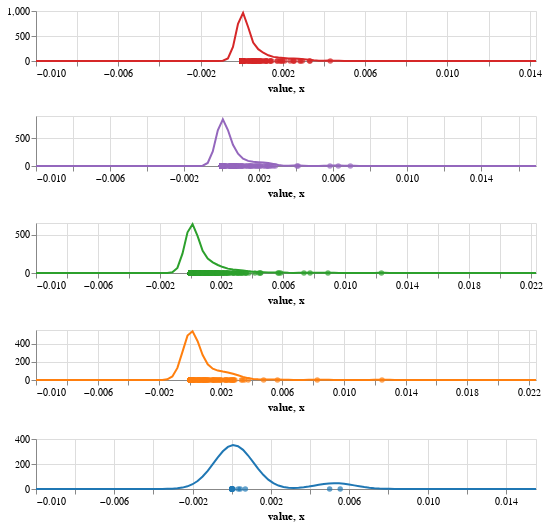

Here is the notebook cell this chart was saved with:
### Code cell
colors = ['#1f77b4', '#ff7f0e', '#2ca02c', '#9467bd', '#d62728']
charts = []
for i in range(1,6):
    score_df = df[df['score']==i]
    scores = score_df['grammer_error']
    charts.append(kde_density_plot(scores, colors[i-1]))

overall_chart = charts[4]&charts[3]&charts[2]&charts[1]&charts[0]
overall_chart

### Figure 1 — Vega-Lite specification as saved in the notebook (floating-point values rounded to 4 significant figures; data arrays with more than 128 entries replaced by an {"elided": "..."} marker saying what was removed)
{"config": {"view": {"continuousWidth": 300, "continuousHeight": 300}}, "vconcat": [{"layer": [{"data": {"name": "data-8835ca18b8ea606c3649dce86e2d90e7"}, "mark": {"type": "circle", "color": "#d62728"}, "encoding": {"x": {"field": "value", "scale": {"domain": [-0.01, 0.0143]}, "type": "quantitative"}, "y": {"field": "height", "title": "", "type": "quantitative"}}}, {"data": {"name": "data-60d8c919c2e12ef752a003e85b72cd9a"}, "mark": {"type": "line", "color": "#d62728"}, "encoding": {"x": {"field": "x", "scale": {"domain": [-0.01, 0.0143]}, "type": "quantitative"}, "y": {"field": "pdf", "scale": {"domain": [0, 964.1]}, "type": "quantitative"}}}], "height": 50, "width": 500}, {"layer": [{"data": {"name": "data-42f549b0abcac03af5990ff09fa46622"}, "mark": {"type": "circle", "color": "#9467bd"}, "encoding": {"x": {"field": "value", "scale": {"domain": [-0.01, 0.01694]}, "type": "quantitative"}, "y": {"field": "height", "title": "", "type": "quantitative"}}}, {"data": {"name": "data-3457d29588911be612c1cbb393368b03"}, "mark": {"type": "line", "color": "#9467bd"}, "encoding": {"x": {"field": "x", "scale": {"domain": [-0.01, 0.01694]}, "type": "quantitative"}, "y": {"field": "pdf", "scale": {"domain": [0, 839.7]}, "type": "quantitative"}}}], "height": 50, "width": 500}, {"layer": [{"data": {"name": "data-a2eddd77beeb69d8172ca0a3e9abe061"}, "mark": {"type": "circle", "color": "#2ca02c"}, "encoding": {"x": {"field": "value", "scale": {"domain": [-0.01, 0.02235]}, "type": "quantitative"}, "y": {"field": "height", "title": "", "type": "quantitative"}}}, {"data": {"name": "data-45720fdfc568e94eb4d5dfe4524a36bd"}, "mark": {"type": "line", "color": "#2ca02c"}, "encoding": {"x": {"field": "x", "scale": {"domain": [-0.01, 0.02235]}, "type": "quantitative"}, "y": {"field": "pdf", "scale": {"domain": [0, 635.2]}, "type": "quantitative"}}}], "height": 50, "width": 500}, {"layer": [{"data": {"name": "data-79688617495b6a5e2a13ebe759f3045e"}, "mark": {"type": "circle", "color": "#ff7f0e"}, "encoding": {"x": {"field": "value", "scale": {"domain": [-0.01, 0.02247]}, "type": "quantitative"}, "y": {"field": "height", "title": "", "type": "quantitative"}}}, {"data": {"name": "data-103fc3b5bccf8a98a22bbffca184f09a"}, "mark": {"type": "line", "color": "#ff7f0e"}, "encoding": {"x": {"field": "x", "scale": {"domain": [-0.01, 0.02247]}, "type": "quantitative"}, "y": {"field": "pdf", "scale": {"domain": [0, 535.3]}, "type": "quantitative"}}}], "height": 50, "width": 500}, {"layer": [{"data": {"name": "data-a1533df704730fed38335d080281c04a"}, "mark": {"type": "circle", "color": "#1f77b4"}, "encoding": {"x": {"field": "value", "scale": {"domain": [-0.01, 0.01554]}, "type": "quantitative"}, "y": {"field": "height", "title": "", "type": "quantitative"}}}, {"data": {"name": "data-ff2169eff9185dcad03975aa66af25ce"}, "mark": {"type": "line", "color": "#1f77b4"}, "encoding": {"x": {"field": "x", "scale": {"domain": [-0.01, 0.01554]}, "type": "quantitative"}, "y": {"field": "pdf", "scale": {"domain": [0, 351.2]}, "type": "quantitative"}}}], "height": 50, "width": 500}], "$schema": "https://vega.github.io/schema/vega-lite/v5.17.0.json", "datasets": {"data-8835ca18b8ea606c3649dce86e2d90e7": {"elided": "177 records"}, "data-60d8c919c2e12ef752a003e85b72cd9a": [{"x": -0.01, "pdf": 1.488e-269}, {"x": -0.009754, "pdf": 2.238e-256}, {"x": -0.009509, "pdf": 1.583e-243}, {"x": -0.009263, "pdf": 5.268e-231}, {"x": -0.009018, "pdf": 8.247e-219}, {"x": -0.008772, "pdf": 6.073e-207}, {"x": -0.008527, "pdf": 2.104e-195}, {"x": -0.008281, "pdf": 3.429e-184}, {"x": -0.008036, "pdf": 2.629e-173}, {"x": -0.00779, "pdf": 9.48e-163}, {"x": -0.007545, "pdf": 1.608e-152}, {"x": -0.007299, "pdf": 1.284e-142}, {"x": -0.007054, "pdf": 4.821e-133}, {"x": -0.006808, "pdf": 8.515e-124}, {"x": -0.006563, "pdf": 7.076e-115}, {"x": -0.006317, "pdf": 2.766e-106}, {"x": -0.006072, "pdf": 5.088e-98}, {"x": -0.005826, "pdf": 4.403e-90}, {"x": -0.005581, "pdf": 1.792e-82}, {"x": -0.005335, "pdf": 3.432e-75}, {"x": -0.00509, "pdf": 3.093e-68}, {"x": -0.004844, "pdf": 1.311e-61}, {"x": -0.004599, "pdf": 2.615e-55}, {"x": -0.004353, "pdf": 2.454e-49}, {"x": -0.004108, "pdf": 1.084e-43}, {"x": -0.003862, "pdf": 2.251e-38}, {"x": -0.003617, "pdf": 2.201e-33}, {"x": -0.003371, "pdf": 1.013e-28}, {"x": -0.003126, "pdf": 2.193e-24}, {"x": -0.00288, "pdf": 2.235e-20}, {"x": -0.002635, "pdf": 1.072e-16}, {"x": -0.002389, "pdf": 2.42e-13}, {"x": -0.002144, "pdf": 2.573e-10}, {"x": -0.001898, "pdf": 1.288e-07}, {"x": -0.001653, "pdf": 3.037e-05}, {"x": -0.001407, "pdf": 0.003375}, {"x": -0.001162, "pdf": 0.1768}, {"x": -0.0009164, "pdf": 4.369}, {"x": -0.0006709, "pdf": 51.01}, {"x": -0.0004254, "pdf": 282.1}, {"x": -0.0001799, "pdf": 744.9}, {"x": 6.564e-05, "pdf": 964.1}, {"x": 0.0003111, "pdf": 680.2}, {"x": 0.0005567, "pdf": 370.4}, {"x": 0.0008022, "pdf": 236.7}, {"x": 0.001048, "pdf": 164.9}, {"x": 0.001293, "pdf": 114.4}, {"x": 0.001539, "pdf": 82.36}, {"x": 0.001784, "pdf": 68.33}, {"x": 0.00203, "pdf": 59.24}, {"x": 0.002275, "pdf": 50.55}, {"x": 0.002521, "pdf": 48.07}, {"x": 0.002766, "pdf": 44.55}, {"x": 0.003012, "pdf": 36.44}, {"x": 0.003257, "pdf": 26.53}, {"x": 0.003503, "pdf": 15.08}, {"x": 0.003748, "pdf": 6.183}, {"x": 0.003994, "pdf": 5.219}, {"x": 0.004239, "pdf": 7.833}, {"x": 0.004485, "pdf": 6.515}, {"x": 0.00473, "pdf": 2.57}, {"x": 0.004976, "pdf": 0.4773}, {"x": 0.005221, "pdf": 0.04169}, {"x": 0.005467, "pdf": 0.001713}, {"x": 0.005712, "pdf": 3.311e-05}, {"x": 0.005958, "pdf": 3.01e-07}, {"x": 0.006203, "pdf": 1.288e-09}, {"x": 0.006449, "pdf": 2.591e-12}, {"x": 0.006694, "pdf": 2.452e-15}, {"x": 0.00694, "pdf": 1.092e-18}, {"x": 0.007185, "pdf": 2.287e-22}, {"x": 0.007431, "pdf": 2.253e-26}, {"x": 0.007676, "pdf": 1.044e-30}, {"x": 0.007922, "pdf": 2.277e-35}, {"x": 0.008167, "pdf": 2.335e-40}, {"x": 0.008413, "pdf": 1.127e-45}, {"x": 0.008658, "pdf": 2.557e-51}, {"x": 0.008904, "pdf": 2.73e-57}, {"x": 0.009149, "pdf": 1.371e-63}, {"x": 0.009395, "pdf": 3.239e-70}, {"x": 0.00964, "pdf": 3.599e-77}, {"x": 0.009886, "pdf": 1.882e-84}, {"x": 0.01013, "pdf": 4.628e-92}, {"x": 0.01038, "pdf": 5.353e-100}, {"x": 0.01062, "pdf": 2.913e-108}, {"x": 0.01087, "pdf": 7.458e-117}, {"x": 0.01111, "pdf": 8.982e-126}, {"x": 0.01136, "pdf": 5.088e-135}, {"x": 0.0116, "pdf": 1.356e-144}, {"x": 0.01185, "pdf": 1.7e-154}, {"x": 0.0121, "pdf": 1.002e-164}, {"x": 0.01234, "pdf": 2.781e-175}, {"x": 0.01259, "pdf": 3.628e-186}, {"x": 0.01283, "pdf": 2.227e-197}, {"x": 0.01308, "pdf": 6.432e-209}, {"x": 0.01332, "pdf": 8.737e-221}, {"x": 0.01357, "pdf": 5.583e-233}, {"x": 0.01381, "pdf": 1.678e-245}, {"x": 0.01406, "pdf": 2.373e-258}, {"x": 0.0143, "pdf": 1.578e-271}], "data-42f549b0abcac03af5990ff09fa46622": {"elided": "244 records"}, "data-3457d29588911be612c1cbb393368b03": [{"x": -0.01, "pdf": 1.082e-197}, {"x": -0.009728, "pdf": 5.734e-187}, {"x": -0.009456, "pdf": 1.537e-176}, {"x": -0.009184, "pdf": 2.085e-166}, {"x": -0.008912, "pdf": 1.431e-156}, {"x": -0.008639, "pdf": 4.97e-147}, {"x": -0.008367, "pdf": 8.736e-138}, {"x": -0.008095, "pdf": 7.77e-129}, {"x": -0.007823, "pdf": 3.497e-120}, {"x": -0.007551, "pdf": 7.967e-112}, {"x": -0.007279, "pdf": 9.183e-104}, {"x": -0.007007, "pdf": 5.357e-96}, {"x": -0.006735, "pdf": 1.581e-88}, {"x": -0.006463, "pdf": 2.362e-81}, {"x": -0.00619, "pdf": 1.786e-74}, {"x": -0.005918, "pdf": 6.833e-68}, {"x": -0.005646, "pdf": 1.323e-61}, {"x": -0.005374, "pdf": 1.297e-55}, {"x": -0.005102, "pdf": 6.431e-50}, {"x": -0.00483, "pdf": 1.614e-44}, {"x": -0.004558, "pdf": 2.051e-39}, {"x": -0.004286, "pdf": 1.319e-34}, {"x": -0.004014, "pdf": 4.293e-30}, {"x": -0.003741, "pdf": 7.074e-26}, {"x": -0.003469, "pdf": 5.901e-22}, {"x": -0.003197, "pdf": 2.492e-18}, {"x": -0.002925, "pdf": 5.33e-15}, {"x": -0.002653, "pdf": 5.772e-12}, {"x": -0.002381, "pdf": 3.166e-09}, {"x": -0.002109, "pdf": 8.796e-07}, {"x": -0.001837, "pdf": 0.0001238}, {"x": -0.001565, "pdf": 0.008839}, {"x": -0.001293, "pdf": 0.32}, {"x": -0.00102, "pdf": 5.879}, {"x": -0.0007483, "pdf": 54.92}, {"x": -0.0004762, "pdf": 261.8}, {"x": -0.0002041, "pdf": 642.8}, {"x": 6.803e-05, "pdf": 839.7}, {"x": 0.0003401, "pdf": 647.6}, {"x": 0.0006122, "pdf": 380.4}, {"x": 0.0008844, "pdf": 221.4}, {"x": 0.001156, "pdf": 133.2}, {"x": 0.001429, "pdf": 92.17}, {"x": 0.001701, "pdf": 77.18}, {"x": 0.001973, "pdf": 68.5}, {"x": 0.002245, "pdf": 61.72}, {"x": 0.002517, "pdf": 52.93}, {"x": 0.002789, "pdf": 36.16}, {"x": 0.003061, "pdf": 17.1}, {"x": 0.003333, "pdf": 5.799}, {"x": 0.003605, "pdf": 4.247}, {"x": 0.003878, "pdf": 8.084}, {"x": 0.00415, "pdf": 9.737}, {"x": 0.004422, "pdf": 6.031}, {"x": 0.004694, "pdf": 1.914}, {"x": 0.004966, "pdf": 0.4556}, {"x": 0.005238, "pdf": 0.9979}, {"x": 0.00551, "pdf": 3.326}, {"x": 0.005782, "pdf": 6.434}, {"x": 0.006054, "pdf": 8.009}, {"x": 0.006327, "pdf": 7.47}, {"x": 0.006599, "pdf": 6.434}, {"x": 0.006871, "pdf": 5.926}, {"x": 0.007143, "pdf": 4.267}, {"x": 0.007415, "pdf": 1.762}, {"x": 0.007687, "pdf": 0.378}, {"x": 0.007959, "pdf": 0.04125}, {"x": 0.008231, "pdf": 0.002281}, {"x": 0.008503, "pdf": 6.382e-05}, {"x": 0.008776, "pdf": 9.036e-07}, {"x": 0.009048, "pdf": 6.475e-09}, {"x": 0.00932, "pdf": 2.347e-11}, {"x": 0.009592, "pdf": 4.307e-14}, {"x": 0.009864, "pdf": 3.998e-17}, {"x": 0.01014, "pdf": 1.878e-20}, {"x": 0.01041, "pdf": 4.465e-24}, {"x": 0.01068, "pdf": 5.371e-28}, {"x": 0.01095, "pdf": 3.269e-32}, {"x": 0.01122, "pdf": 1.007e-36}, {"x": 0.0115, "pdf": 1.57e-41}, {"x": 0.01177, "pdf": 1.238e-46}, {"x": 0.01204, "pdf": 4.94e-52}, {"x": 0.01231, "pdf": 9.976e-58}, {"x": 0.01259, "pdf": 1.019e-63}, {"x": 0.01286, "pdf": 5.272e-70}, {"x": 0.01313, "pdf": 1.379e-76}, {"x": 0.0134, "pdf": 1.826e-83}, {"x": 0.01367, "pdf": 1.224e-90}, {"x": 0.01395, "pdf": 4.149e-98}, {"x": 0.01422, "pdf": 7.118e-106}, {"x": 0.01449, "pdf": 6.179e-114}, {"x": 0.01476, "pdf": 2.715e-122}, {"x": 0.01503, "pdf": 6.034e-131}, {"x": 0.01531, "pdf": 6.788e-140}, {"x": 0.01558, "pdf": 3.863e-149}, {"x": 0.01585, "pdf": 1.113e-158}, {"x": 0.01612, "pdf": 1.622e-168}, {"x": 0.01639, "pdf": 1.196e-178}, {"x": 0.01667, "pdf": 4.464e-189}, {"x": 0.01694, "pdf": 8.429e-200}], "data-a2eddd77beeb69d8172ca0a3e9abe061": {"elided": "377 records"}, "data-45720fdfc568e94eb4d5dfe4524a36bd": [{"x": -0.01, "pdf": 5.789e-123}, {"x": -0.009673, "pdf": 6.176e-115}, {"x": -0.009347, "pdf": 3.566e-107}, {"x": -0.00902, "pdf": 1.114e-99}, {"x": -0.008693, "pdf": 1.885e-92}, {"x": -0.008366, "pdf": 1.726e-85}, {"x": -0.00804, "pdf": 8.553e-79}, {"x": -0.007713, "pdf": 2.294e-72}, {"x": -0.007386, "pdf": 3.331e-66}, {"x": -0.007059, "pdf": 2.618e-60}, {"x": -0.006733, "pdf": 1.114e-54}, {"x": -0.006406, "pdf": 2.565e-49}, {"x": -0.006079, "pdf": 3.197e-44}, {"x": -0.005753, "pdf": 2.157e-39}, {"x": -0.005426, "pdf": 7.882e-35}, {"x": -0.005099, "pdf": 1.559e-30}, {"x": -0.004772, "pdf": 1.669e-26}, {"x": -0.004446, "pdf": 9.681e-23}, {"x": -0.004119, "pdf": 3.04e-19}, {"x": -0.003792, "pdf": 5.169e-16}, {"x": -0.003466, "pdf": 4.76e-13}, {"x": -0.003139, "pdf": 2.375e-10}, {"x": -0.002812, "pdf": 6.42e-08}, {"x": -0.002485, "pdf": 9.406e-06}, {"x": -0.002159, "pdf": 0.0007472}, {"x": -0.001832, "pdf": 0.0322}, {"x": -0.001505, "pdf": 0.7532}, {"x": -0.001178, "pdf": 9.578}, {"x": -0.0008517, "pdf": 66.36}, {"x": -0.000525, "pdf": 251.7}, {"x": -0.0001983, "pdf": 528.8}, {"x": 0.0001284, "pdf": 635.2}, {"x": 0.0004552, "pdf": 479.7}, {"x": 0.0007819, "pdf": 288.3}, {"x": 0.001109, "pdf": 187.1}, {"x": 0.001435, "pdf": 137.9}, {"x": 0.001762, "pdf": 104.4}, {"x": 0.002089, "pdf": 77.27}, {"x": 0.002416, "pdf": 56.84}, {"x": 0.002742, "pdf": 44.87}, {"x": 0.003069, "pdf": 38.82}, {"x": 0.003396, "pdf": 32.19}, {"x": 0.003722, "pdf": 23.05}, {"x": 0.004049, "pdf": 15.89}, {"x": 0.004376, "pdf": 12.21}, {"x": 0.004703, "pdf": 8.577}, {"x": 0.005029, "pdf": 5.487}, {"x": 0.005356, "pdf": 5.956}, {"x": 0.005683, "pdf": 7.582}, {"x": 0.006009, "pdf": 6.105}, {"x": 0.006336, "pdf": 2.888}, {"x": 0.006663, "pdf": 1.469}, {"x": 0.00699, "pdf": 2.424}, {"x": 0.007316, "pdf": 4.1}, {"x": 0.007643, "pdf": 4.443}, {"x": 0.00797, "pdf": 3.165}, {"x": 0.008297, "pdf": 2.107}, {"x": 0.008623, "pdf": 2.347}, {"x": 0.00895, "pdf": 2.547}, {"x": 0.009277, "pdf": 1.649}, {"x": 0.009603, "pdf": 0.5846}, {"x": 0.00993, "pdf": 0.1123}, {"x": 0.01026, "pdf": 0.01168}, {"x": 0.01058, "pdf": 0.0009931}, {"x": 0.01091, "pdf": 0.006803}, {"x": 0.01124, "pdf": 0.07405}, {"x": 0.01156, "pdf": 0.4374}, {"x": 0.01189, "pdf": 1.399}, {"x": 0.01222, "pdf": 2.42}, {"x": 0.01254, "pdf": 2.267}, {"x": 0.01287, "pdf": 1.149}, {"x": 0.0132, "pdf": 0.3151}, {"x": 0.01352, "pdf": 0.04678}, {"x": 0.01385, "pdf": 0.003758}, {"x": 0.01418, "pdf": 0.0001634}, {"x": 0.0145, "pdf": 3.845e-06}, {"x": 0.01483, "pdf": 4.897e-08}, {"x": 0.01516, "pdf": 3.375e-10}, {"x": 0.01548, "pdf": 1.259e-12}, {"x": 0.01581, "pdf": 2.542e-15}, {"x": 0.01614, "pdf": 2.777e-18}, {"x": 0.01646, "pdf": 1.642e-21}, {"x": 0.01679, "pdf": 5.255e-25}, {"x": 0.01712, "pdf": 9.101e-29}, {"x": 0.01744, "pdf": 8.53e-33}, {"x": 0.01777, "pdf": 4.327e-37}, {"x": 0.0181, "pdf": 1.188e-41}, {"x": 0.01842, "pdf": 1.765e-46}, {"x": 0.01875, "pdf": 1.419e-51}, {"x": 0.01908, "pdf": 6.177e-57}, {"x": 0.01941, "pdf": 1.455e-62}, {"x": 0.01973, "pdf": 1.854e-68}, {"x": 0.02006, "pdf": 1.279e-74}, {"x": 0.02039, "pdf": 4.776e-81}, {"x": 0.02071, "pdf": 9.651e-88}, {"x": 0.02104, "pdf": 1.055e-94}, {"x": 0.02137, "pdf": 6.246e-102}, {"x": 0.02169, "pdf": 2e-109}, {"x": 0.02202, "pdf": 3.468e-117}, {"x": 0.02235, "pdf": 3.253e-125}], "data-79688617495b6a5e2a13ebe759f3045e": {"elided": "185 records"}, "data-103fc3b5bccf8a98a22bbffca184f09a": [{"x": -0.01, "pdf": 9.171e-80}, {"x": -0.009672, "pdf": 1.698e-74}, {"x": -0.009344, "pdf": 2.098e-69}, {"x": -0.009016, "pdf": 1.73e-64}, {"x": -0.008688, "pdf": 9.524e-60}, {"x": -0.00836, "pdf": 3.499e-55}, {"x": -0.008032, "pdf": 8.579e-51}, {"x": -0.007704, "pdf": 1.404e-46}, {"x": -0.007376, "pdf": 1.534e-42}, {"x": -0.007048, "pdf": 1.118e-38}, {"x": -0.00672, "pdf": 5.442e-35}, {"x": -0.006392, "pdf": 1.768e-31}, {"x": -0.006064, "pdf": 3.833e-28}, {"x": -0.005736, "pdf": 5.549e-25}, {"x": -0.005408, "pdf": 5.362e-22}, {"x": -0.00508, "pdf": 3.459e-19}, {"x": -0.004752, "pdf": 1.49e-16}, {"x": -0.004424, "pdf": 4.284e-14}, {"x": -0.004096, "pdf": 8.227e-12}, {"x": -0.003768, "pdf": 1.055e-09}, {"x": -0.00344, "pdf": 9.036e-08}, {"x": -0.003112, "pdf": 5.17e-06}, {"x": -0.002784, "pdf": 0.0001976}, {"x": -0.002456, "pdf": 0.005049}, {"x": -0.002128, "pdf": 0.08623}, {"x": -0.0018, "pdf": 0.9853}, {"x": -0.001472, "pdf": 7.536}, {"x": -0.001144, "pdf": 38.64}, {"x": -0.0008161, "pdf": 133.1}, {"x": -0.0004881, "pdf": 309.1}, {"x": -0.0001601, "pdf": 488.4}, {"x": 0.0001679, "pdf": 535.3}, {"x": 0.0004959, "pdf": 426.6}, {"x": 0.0008239, "pdf": 275.0}, {"x": 0.001152, "pdf": 172.9}, {"x": 0.00148, "pdf": 124.7}, {"x": 0.001808, "pdf": 103.6}, {"x": 0.002136, "pdf": 92.57}, {"x": 0.002464, "pdf": 83.13}, {"x": 0.002792, "pdf": 69.48}, {"x": 0.00312, "pdf": 51.54}, {"x": 0.003448, "pdf": 34.24}, {"x": 0.003776, "pdf": 20.91}, {"x": 0.004104, "pdf": 12.1}, {"x": 0.004432, "pdf": 7.655}, {"x": 0.00476, "pdf": 6.235}, {"x": 0.005088, "pdf": 5.92}, {"x": 0.005416, "pdf": 5.668}, {"x": 0.005744, "pdf": 4.892}, {"x": 0.006072, "pdf": 3.326}, {"x": 0.0064, "pdf": 1.623}, {"x": 0.006728, "pdf": 0.5876}, {"x": 0.007056, "pdf": 0.389}, {"x": 0.007384, "pdf": 0.9913}, {"x": 0.007712, "pdf": 2.357}, {"x": 0.00804, "pdf": 3.803}, {"x": 0.008368, "pdf": 4.098}, {"x": 0.008696, "pdf": 2.947}, {"x": 0.009024, "pdf": 1.415}, {"x": 0.009352, "pdf": 0.4531}, {"x": 0.00968, "pdf": 0.09685}, {"x": 0.01001, "pdf": 0.01386}, {"x": 0.01034, "pdf": 0.002105}, {"x": 0.01066, "pdf": 0.009064}, {"x": 0.01099, "pdf": 0.06817}, {"x": 0.01132, "pdf": 0.3453}, {"x": 0.01165, "pdf": 1.167}, {"x": 0.01198, "pdf": 2.634}, {"x": 0.0123, "pdf": 3.965}, {"x": 0.01263, "pdf": 3.984}, {"x": 0.01296, "pdf": 2.672}, {"x": 0.01329, "pdf": 1.196}, {"x": 0.01362, "pdf": 0.3571}, {"x": 0.01394, "pdf": 0.07117}, {"x": 0.01427, "pdf": 0.009467}, {"x": 0.0146, "pdf": 0.0008404}, {"x": 0.01493, "pdf": 4.978e-05}, {"x": 0.01526, "pdf": 1.968e-06}, {"x": 0.01558, "pdf": 5.193e-08}, {"x": 0.01591, "pdf": 9.144e-10}, {"x": 0.01624, "pdf": 1.074e-11}, {"x": 0.01657, "pdf": 8.426e-14}, {"x": 0.0169, "pdf": 4.41e-16}, {"x": 0.01722, "pdf": 1.54e-18}, {"x": 0.01755, "pdf": 3.59e-21}, {"x": 0.01788, "pdf": 5.584e-24}, {"x": 0.01821, "pdf": 5.797e-27}, {"x": 0.01854, "pdf": 4.016e-30}, {"x": 0.01886, "pdf": 1.857e-33}, {"x": 0.01919, "pdf": 5.729e-37}, {"x": 0.01952, "pdf": 1.18e-40}, {"x": 0.01985, "pdf": 1.621e-44}, {"x": 0.02018, "pdf": 1.487e-48}, {"x": 0.0205, "pdf": 9.1e-53}, {"x": 0.02083, "pdf": 3.717e-57}, {"x": 0.02116, "pdf": 1.013e-61}, {"x": 0.02149, "pdf": 1.843e-66}, {"x": 0.02182, "pdf": 2.238e-71}, {"x": 0.02214, "pdf": 1.813e-76}, {"x": 0.02247, "pdf": 9.802e-82}], "data-a1533df704730fed38335d080281c04a": [{"value": 0.0, "height": 0}, {"value": 0.005, "height": 0}, {"value": 0.00554, "height": 0}, {"value": 0.0006926, "height": 0}, {"value": 4.386e-05, "height": 0}, {"value": 0.0, "height": 0}, {"value": 0.0, "height": 0}, {"value": 0.0004325, "height": 0}, {"value": 0.0, "height": 0}, {"value": 0.0, "height": 0}, {"value": 0.0, "height": 0}, {"value": 0.0, "height": 0}, {"value": 0.0, "height": 0}, {"value": 6.2e-05, "height": 0}, {"value": 0.0003306, "height": 0}, {"value": 0.0, "height": 0}, {"value": 0.0, "height": 0}], "data-ff2169eff9185dcad03975aa66af25ce": [{"x": -0.01, "pdf": 7.61e-21}, {"x": -0.009742, "pdf": 1.073e-19}, {"x": -0.009484, "pdf": 1.411e-18}, {"x": -0.009226, "pdf": 1.733e-17}, {"x": -0.008968, "pdf": 1.986e-16}, {"x": -0.00871, "pdf": 2.124e-15}, {"x": -0.008452, "pdf": 2.12e-14}, {"x": -0.008194, "pdf": 1.974e-13}, {"x": -0.007936, "pdf": 1.717e-12}, {"x": -0.007678, "pdf": 1.393e-11}, {"x": -0.00742, "pdf": 1.055e-10}, {"x": -0.007162, "pdf": 7.458e-10}, {"x": -0.006904, "pdf": 4.92e-09}, {"x": -0.006646, "pdf": 3.03e-08}, {"x": -0.006388, "pdf": 1.742e-07}, {"x": -0.00613, "pdf": 9.343e-07}, {"x": -0.005872, "pdf": 4.678e-06}, {"x": -0.005614, "pdf": 2.187e-05}, {"x": -0.005356, "pdf": 9.541e-05}, {"x": -0.005098, "pdf": 0.0003886}, {"x": -0.00484, "pdf": 0.001477}, {"x": -0.004582, "pdf": 0.005243}, {"x": -0.004324, "pdf": 0.01737}, {"x": -0.004066, "pdf": 0.05374}, {"x": -0.003808, "pdf": 0.1552}, {"x": -0.00355, "pdf": 0.4185}, {"x": -0.003292, "pdf": 1.054}, {"x": -0.003035, "pdf": 2.477}, {"x": -0.002777, "pdf": 5.439}, {"x": -0.002519, "pdf": 11.15}, {"x": -0.002261, "pdf": 21.36}, {"x": -0.002003, "pdf": 38.22}, {"x": -0.001745, "pdf": 63.88}, {"x": -0.001487, "pdf": 99.76}, {"x": -0.001229, "pdf": 145.6}, {"x": -0.0009706, "pdf": 198.6}, {"x": -0.0007127, "pdf": 253.2}, {"x": -0.0004547, "pdf": 301.9}, {"x": -0.0001967, "pdf": 336.7}, {"x": 6.128e-05, "pdf": 351.2}, {"x": 0.0003193, "pdf": 342.8}, {"x": 0.0005772, "pdf": 313.2}, {"x": 0.0008352, "pdf": 267.9}, {"x": 0.001093, "pdf": 214.6}, {"x": 0.001351, "pdf": 161.1}, {"x": 0.001609, "pdf": 113.4}, {"x": 0.001867, "pdf": 74.89}, {"x": 0.002125, "pdf": 46.6}, {"x": 0.002383, "pdf": 27.63}, {"x": 0.002641, "pdf": 16.24}, {"x": 0.002899, "pdf": 10.52}, {"x": 0.003157, "pdf": 8.936}, {"x": 0.003415, "pdf": 10.4}, {"x": 0.003673, "pdf": 14.18}, {"x": 0.003931, "pdf": 19.72}, {"x": 0.004189, "pdf": 26.36}, {"x": 0.004447, "pdf": 33.3}, {"x": 0.004705, "pdf": 39.51}, {"x": 0.004963, "pdf": 44.01}, {"x": 0.005221, "pdf": 46.0}, {"x": 0.005479, "pdf": 45.09}, {"x": 0.005737, "pdf": 41.48}, {"x": 0.005995, "pdf": 35.78}, {"x": 0.006253, "pdf": 28.96}, {"x": 0.006511, "pdf": 21.97}, {"x": 0.006769, "pdf": 15.63}, {"x": 0.007027, "pdf": 10.43}, {"x": 0.007285, "pdf": 6.516}, {"x": 0.007543, "pdf": 3.815}, {"x": 0.007801, "pdf": 2.092}, {"x": 0.008059, "pdf": 1.074}, {"x": 0.008317, "pdf": 0.5162}, {"x": 0.008575, "pdf": 0.2321}, {"x": 0.008833, "pdf": 0.09766}, {"x": 0.009091, "pdf": 0.03843}, {"x": 0.009349, "pdf": 0.01414}, {"x": 0.009607, "pdf": 0.004864}, {"x": 0.009865, "pdf": 0.001564}, {"x": 0.01012, "pdf": 0.0004698}, {"x": 0.01038, "pdf": 0.0001319}, {"x": 0.01064, "pdf": 3.459e-05}, {"x": 0.0109, "pdf": 8.475e-06}, {"x": 0.01115, "pdf": 1.939e-06}, {"x": 0.01141, "pdf": 4.144e-07}, {"x": 0.01167, "pdf": 8.269e-08}, {"x": 0.01193, "pdf": 1.541e-08}, {"x": 0.01219, "pdf": 2.68e-09}, {"x": 0.01244, "pdf": 4.354e-10}, {"x": 0.0127, "pdf": 6.601e-11}, {"x": 0.01296, "pdf": 9.344e-12}, {"x": 0.01322, "pdf": 1.235e-12}, {"x": 0.01348, "pdf": 1.523e-13}, {"x": 0.01373, "pdf": 1.753e-14}, {"x": 0.01399, "pdf": 1.884e-15}, {"x": 0.01425, "pdf": 1.89e-16}, {"x": 0.01451, "pdf": 1.769e-17}, {"x": 0.01477, "pdf": 1.546e-18}, {"x": 0.01502, "pdf": 1.261e-19}, {"x": 0.01528, "pdf": 9.596e-21}, {"x": 0.01554, "pdf": 6.817e-22}]}}
